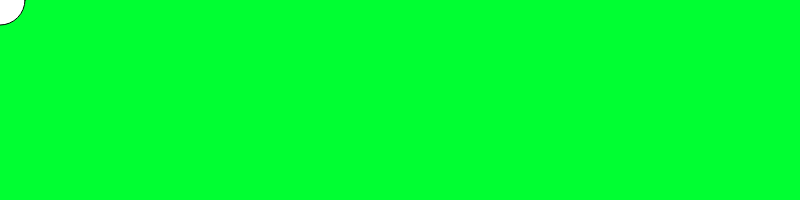
Frame 1 (no input)
Frame 60 (no input): identical to frame 1, image omitted
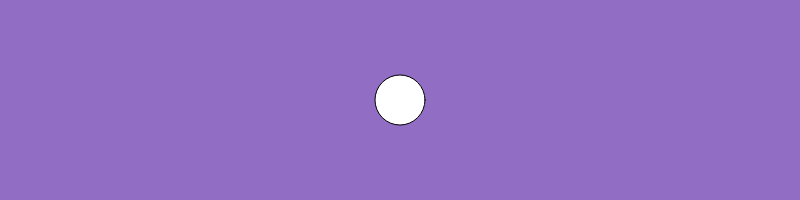
Frame 120 (the mouse pressed at the canvas centre since frame 60)

The p5.js sketch that drew these frames (run headless with seeded random() and noise() and a simulated clock; from frame 60 on, the mouse is pressed at the canvas centre):

// p5.js sketch
// ── sketch.js
var r=100; 
var g=50; 
var b=225;  
function setup() { 
    createCanvas(800,200); 
} 
   
function draw() { 
    background(r,255-g,b);  
    fill("white"); 
    ellipse(mouseX, mouseY, 50, 50); 
} 
  
function mouseMoved() { 
    r = mouseX%255; 
    g = mouseX%255; 
    b = (mouseX%255)+50;
} 
